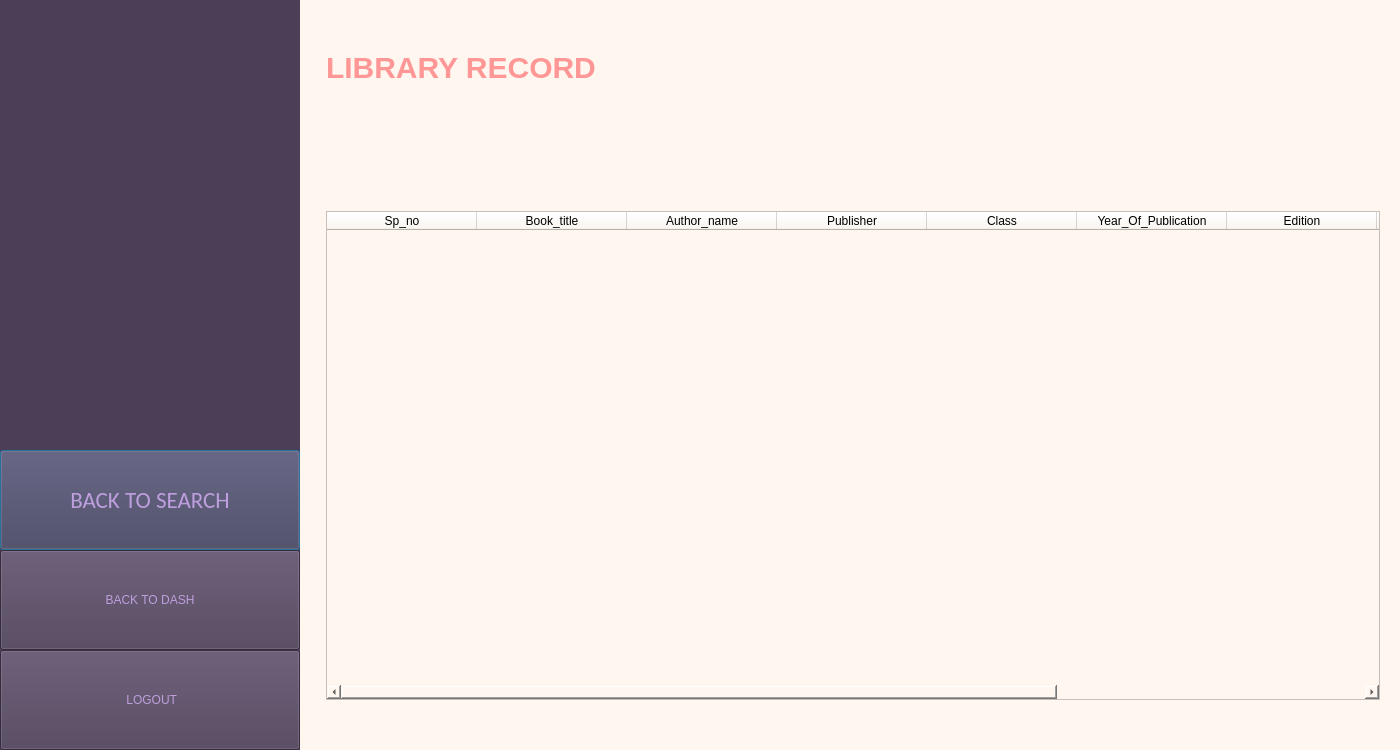
<?xml version="1.0" encoding="UTF-8"?>
<ui version="4.0">
 <class>Dialog</class>
 <widget class="QDialog" name="Dialog">
  <property name="geometry">
   <rect>
    <x>0</x>
    <y>0</y>
    <width>1400</width>
    <height>750</height>
   </rect>
  </property>
  <property name="minimumSize">
   <size>
    <width>1400</width>
    <height>750</height>
   </size>
  </property>
  <property name="windowTitle">
   <string>Dialog</string>
  </property>
  <property name="styleSheet">
   <string notr="true"/>
  </property>
  <layout class="QVBoxLayout" name="verticalLayout">
   <property name="leftMargin">
    <number>0</number>
   </property>
   <property name="topMargin">
    <number>0</number>
   </property>
   <property name="rightMargin">
    <number>0</number>
   </property>
   <property name="bottomMargin">
    <number>0</number>
   </property>
   <item>
    <widget class="QWidget" name="widget" native="true">
     <property name="styleSheet">
      <string notr="true">background-color: rgb(255, 247, 239);</string>
     </property>
     <layout class="QGridLayout" name="gridLayout">
      <property name="leftMargin">
       <number>0</number>
      </property>
      <property name="topMargin">
       <number>0</number>
      </property>
      <property name="rightMargin">
       <number>0</number>
      </property>
      <property name="bottomMargin">
       <number>0</number>
      </property>
      <item row="0" column="0">
       <layout class="QHBoxLayout" name="horizontalLayout">
        <item>
         <widget class="QWidget" name="widget_3" native="true">
          <property name="minimumSize">
           <size>
            <width>300</width>
            <height>750</height>
           </size>
          </property>
          <property name="styleSheet">
           <string notr="true">background-color: rgb(75, 62, 87);</string>
          </property>
          <layout class="QVBoxLayout" name="verticalLayout_5">
           <property name="spacing">
            <number>0</number>
           </property>
           <property name="leftMargin">
            <number>0</number>
           </property>
           <property name="topMargin">
            <number>0</number>
           </property>
           <property name="rightMargin">
            <number>0</number>
           </property>
           <property name="bottomMargin">
            <number>0</number>
           </property>
           <item>
            <spacer name="verticalSpacer">
             <property name="orientation">
              <enum>Qt::Vertical</enum>
             </property>
             <property name="sizeHint" stdset="0">
              <size>
               <width>20</width>
               <height>40</height>
              </size>
             </property>
            </spacer>
           </item>
           <item>
            <spacer name="verticalSpacer_4">
             <property name="orientation">
              <enum>Qt::Vertical</enum>
             </property>
             <property name="sizeType">
              <enum>QSizePolicy::Preferred</enum>
             </property>
             <property name="sizeHint" stdset="0">
              <size>
               <width>20</width>
               <height>1000</height>
              </size>
             </property>
            </spacer>
           </item>
           <item alignment="Qt::AlignHCenter|Qt::AlignVCenter">
            <widget class="QPushButton" name="backButton">
             <property name="minimumSize">
              <size>
               <width>300</width>
               <height>100</height>
              </size>
             </property>
             <property name="font">
              <font>
               <family>Calibri</family>
               <pointsize>17</pointsize>
               <weight>50</weight>
               <italic>false</italic>
               <bold>false</bold>
               <kerning>true</kerning>
              </font>
             </property>
             <property name="styleSheet">
              <string notr="true">font: 17pt &quot;Calibri&quot;;
color: rgb(190, 159, 221);</string>
             </property>
             <property name="text">
              <string>BACK TO SEARCH</string>
             </property>
            </widget>
           </item>
           <item>
            <widget class="QPushButton" name="homeButton">
             <property name="minimumSize">
              <size>
               <width>300</width>
               <height>100</height>
              </size>
             </property>
             <property name="styleSheet">
              <string notr="true">font: 18pt &quot;Calibri&quot;;
color: rgb(190, 159, 221);</string>
             </property>
             <property name="text">
              <string>BACK TO DASH</string>
             </property>
            </widget>
           </item>
           <item>
            <widget class="QPushButton" name="logout">
             <property name="minimumSize">
              <size>
               <width>300</width>
               <height>100</height>
              </size>
             </property>
             <property name="styleSheet">
              <string notr="true">font: 18pt &quot;Calibri&quot;;
color:rgb(190, 159, 221);
background-color:rgb(75, 62, 87);</string>
             </property>
             <property name="text">
              <string> LOGOUT</string>
             </property>
             <property name="icon">
              <iconset>
               <normaloff>../Lib-Management-latest/logout icon.png</normaloff>../Lib-Management-latest/logout icon.png</iconset>
             </property>
             <property name="iconSize">
              <size>
               <width>30</width>
               <height>30</height>
              </size>
             </property>
            </widget>
           </item>
          </layout>
         </widget>
        </item>
       </layout>
      </item>
      <item row="0" column="2">
       <layout class="QVBoxLayout" name="verticalLayout_2">
        <item>
         <spacer name="horizontalSpacer">
          <property name="orientation">
           <enum>Qt::Horizontal</enum>
          </property>
          <property name="sizeHint" stdset="0">
           <size>
            <width>40</width>
            <height>50</height>
           </size>
          </property>
         </spacer>
        </item>
        <item>
         <widget class="QLabel" name="label">
          <property name="styleSheet">
           <string notr="true">font-size: 30px;
font: 75 26pt &quot;Trebuchet MS&quot;;
font: bold;
color: rgb(255, 151, 151);</string>
          </property>
          <property name="text">
           <string>LIBRARY RECORD</string>
          </property>
         </widget>
        </item>
        <item>
         <spacer name="horizontalSpacer_4">
          <property name="orientation">
           <enum>Qt::Horizontal</enum>
          </property>
          <property name="sizeHint" stdset="0">
           <size>
            <width>40</width>
            <height>50</height>
           </size>
          </property>
         </spacer>
        </item>
        <item>
         <widget class="QLabel" name="confirm">
          <property name="styleSheet">
           <string notr="true">font: 13pt &quot;Calibri&quot; bold;
color:rgb(170, 0, 0);</string>
          </property>
          <property name="text">
           <string/>
          </property>
         </widget>
        </item>
        <item>
         <spacer name="horizontalSpacer_3">
          <property name="orientation">
           <enum>Qt::Horizontal</enum>
          </property>
          <property name="sizeHint" stdset="0">
           <size>
            <width>40</width>
            <height>50</height>
           </size>
          </property>
         </spacer>
        </item>
        <item>
         <widget class="QTableWidget" name="tableWidget">
          <attribute name="horizontalHeaderDefaultSectionSize">
           <number>150</number>
          </attribute>
          <column>
           <property name="text">
            <string>Sp_no</string>
           </property>
          </column>
          <column>
           <property name="text">
            <string>Book_title</string>
           </property>
          </column>
          <column>
           <property name="text">
            <string>Author_name</string>
           </property>
          </column>
          <column>
           <property name="text">
            <string>Publisher</string>
           </property>
          </column>
          <column>
           <property name="text">
            <string>Class</string>
           </property>
          </column>
          <column>
           <property name="text">
            <string>Year_Of_Publication</string>
           </property>
          </column>
          <column>
           <property name="text">
            <string>Edition</string>
           </property>
          </column>
          <column>
           <property name="text">
            <string>Subject</string>
           </property>
          </column>
          <column>
           <property name="text">
            <string>Category</string>
           </property>
          </column>
          <column>
           <property name="text">
            <string>Cost</string>
           </property>
          </column>
         </widget>
        </item>
        <item>
         <spacer name="horizontalSpacer_2">
          <property name="orientation">
           <enum>Qt::Horizontal</enum>
          </property>
          <property name="sizeHint" stdset="0">
           <size>
            <width>40</width>
            <height>50</height>
           </size>
          </property>
         </spacer>
        </item>
       </layout>
      </item>
      <item row="0" column="1">
       <spacer name="verticalSpacer_2">
        <property name="orientation">
         <enum>Qt::Vertical</enum>
        </property>
        <property name="sizeHint" stdset="0">
         <size>
          <width>20</width>
          <height>40</height>
         </size>
        </property>
       </spacer>
      </item>
      <item row="0" column="3">
       <spacer name="verticalSpacer_3">
        <property name="orientation">
         <enum>Qt::Vertical</enum>
        </property>
        <property name="sizeHint" stdset="0">
         <size>
          <width>20</width>
          <height>40</height>
         </size>
        </property>
       </spacer>
      </item>
     </layout>
    </widget>
   </item>
  </layout>
 </widget>
 <resources/>
 <connections/>
</ui>
